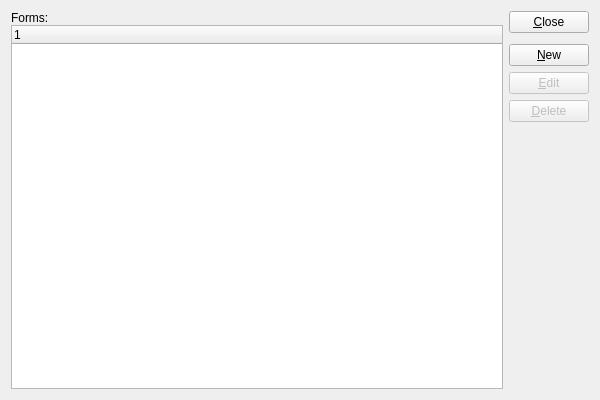
<?xml version="1.0" encoding="UTF-8"?>
<ui version="4.0">
 <comment>This file is part of the xTuple ERP: PostBooks Edition, a free and
open source Enterprise Resource Planning software suite,
Copyright (c) 1999-2011 by OpenMFG LLC, d/b/a xTuple.
It is licensed to you under the Common Public Attribution License
version 1.0, the full text of which (including xTuple-specific Exhibits)
is available at www.xtuple.com/CPAL.  By using this software, you agree
to be bound by its terms.</comment>
 <class>checkFormats</class>
 <widget class="QWidget" name="checkFormats">
  <property name="geometry">
   <rect>
    <x>0</x>
    <y>0</y>
    <width>600</width>
    <height>400</height>
   </rect>
  </property>
  <property name="windowTitle">
   <string>List Check Formats</string>
  </property>
  <layout class="QGridLayout" name="gridLayout">
   <item row="0" column="0">
    <layout class="QVBoxLayout">
     <property name="spacing">
      <number>0</number>
     </property>
     <item>
      <widget class="QLabel" name="_checkFormats">
       <property name="text">
        <string>Forms:</string>
       </property>
      </widget>
     </item>
     <item>
      <widget class="XTreeWidget" name="_form">
       <property name="sizePolicy">
        <sizepolicy hsizetype="Expanding" vsizetype="Expanding">
         <horstretch>0</horstretch>
         <verstretch>0</verstretch>
        </sizepolicy>
       </property>
      </widget>
     </item>
    </layout>
   </item>
   <item row="0" column="1">
    <layout class="QVBoxLayout" name="verticalLayout">
     <item>
      <widget class="QPushButton" name="_close">
       <property name="text">
        <string>&amp;Close</string>
       </property>
      </widget>
     </item>
     <item>
      <spacer name="verticalSpacer">
       <property name="orientation">
        <enum>Qt::Vertical</enum>
       </property>
       <property name="sizeType">
        <enum>QSizePolicy::Preferred</enum>
       </property>
       <property name="sizeHint" stdset="0">
        <size>
         <width>20</width>
         <height>5</height>
        </size>
       </property>
      </spacer>
     </item>
     <item>
      <widget class="QPushButton" name="_new">
       <property name="text">
        <string>&amp;New</string>
       </property>
      </widget>
     </item>
     <item>
      <widget class="QPushButton" name="_edit">
       <property name="enabled">
        <bool>false</bool>
       </property>
       <property name="text">
        <string>&amp;Edit</string>
       </property>
      </widget>
     </item>
     <item>
      <widget class="QPushButton" name="_delete">
       <property name="enabled">
        <bool>false</bool>
       </property>
       <property name="text">
        <string>&amp;Delete</string>
       </property>
      </widget>
     </item>
     <item>
      <spacer name="Spacer270">
       <property name="orientation">
        <enum>Qt::Vertical</enum>
       </property>
       <property name="sizeType">
        <enum>QSizePolicy::Expanding</enum>
       </property>
       <property name="sizeHint" stdset="0">
        <size>
         <width>20</width>
         <height>20</height>
        </size>
       </property>
      </spacer>
     </item>
    </layout>
   </item>
  </layout>
 </widget>
 <layoutdefault spacing="6" margin="11"/>
 <pixmapfunction>qPixmapFromMimeSource</pixmapfunction>
 <customwidgets>
  <customwidget>
   <class>XTreeWidget</class>
   <extends>QTreeWidget</extends>
   <header>xtreewidget.h</header>
  </customwidget>
 </customwidgets>
 <tabstops>
  <tabstop>_form</tabstop>
  <tabstop>_new</tabstop>
  <tabstop>_edit</tabstop>
  <tabstop>_delete</tabstop>
  <tabstop>_close</tabstop>
 </tabstops>
 <resources/>
 <connections>
  <connection>
   <sender>_form</sender>
   <signal>valid(bool)</signal>
   <receiver>_delete</receiver>
   <slot>setEnabled(bool)</slot>
   <hints>
    <hint type="sourcelabel">
     <x>20</x>
     <y>20</y>
    </hint>
    <hint type="destinationlabel">
     <x>20</x>
     <y>20</y>
    </hint>
   </hints>
  </connection>
  <connection>
   <sender>_form</sender>
   <signal>itemSelected(int)</signal>
   <receiver>_edit</receiver>
   <slot>animateClick()</slot>
   <hints>
    <hint type="sourcelabel">
     <x>20</x>
     <y>20</y>
    </hint>
    <hint type="destinationlabel">
     <x>20</x>
     <y>20</y>
    </hint>
   </hints>
  </connection>
  <connection>
   <sender>_form</sender>
   <signal>valid(bool)</signal>
   <receiver>_edit</receiver>
   <slot>setEnabled(bool)</slot>
   <hints>
    <hint type="sourcelabel">
     <x>20</x>
     <y>20</y>
    </hint>
    <hint type="destinationlabel">
     <x>20</x>
     <y>20</y>
    </hint>
   </hints>
  </connection>
  <connection>
   <sender>_close</sender>
   <signal>clicked()</signal>
   <receiver>checkFormats</receiver>
   <slot>close()</slot>
   <hints>
    <hint type="sourcelabel">
     <x>20</x>
     <y>20</y>
    </hint>
    <hint type="destinationlabel">
     <x>20</x>
     <y>20</y>
    </hint>
   </hints>
  </connection>
 </connections>
</ui>
